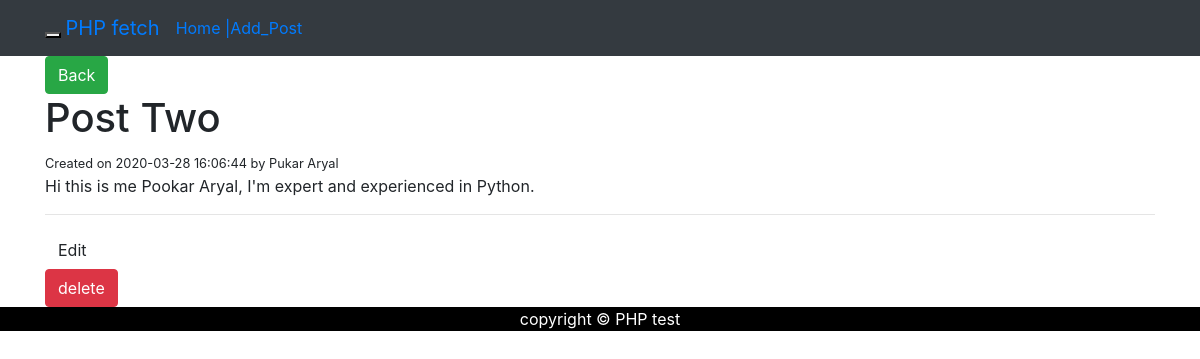
The page /post.php?id=103 on the database its author committed.
### tables this page shows
CREATE TABLE `posts` (
  `id` int(11) NOT NULL,
  `title` varchar(255) DEFAULT NULL,
  `body` varchar(255) DEFAULT NULL,
  `author` varchar(255) DEFAULT NULL,
  `created_at` timestamp NULL DEFAULT CURRENT_TIMESTAMP
);

### post.php (the view, shortened to what this page needs)
<?php
  require('config/db.php');
  $id = mysqli_real_escape_string($conn, $_GET['id']);
  $query = 'SELECT * FROM posts WHERE id = '.$id;
  $result = mysqli_query($conn, $query);
  $post = mysqli_fetch_assoc($result);
?>
<?php include('inc/header.php'); ?>
  <div class = "container">
    <a href="<?php echo ROOT_URL; ?>" class = "btn btn-success">Back</a>
    <h1><?php echo $post['title']; ?></h1>
      <small>Created on <?php echo $post['created_at']; ?> by <?php echo $post['author']; ?></small>
      <p><?php echo $post['body']; ?></p>
      <hr>
      <a href="<?php echo ROOT_URL; ?>editpost.php ? id=<?php echo $post['id']; ?>" class = "btn btn-default">Edit</a>
      <form class = "pull-right" method="POST" action = "<?php echo $_SERVER['PHP_SELF']; ?>">
      	<input type="submit" name="delete" value = "delete" class = "btn btn-danger ">
      </form>
  </div>
  <?php include('inc/footer.php'); ?>

### rows shown on the page
posts: title "Post Two", created_at "2020-03-28 16:06:44", author "Pukar Aryal", body "Hi this is me Pookar Aryal, I'm expert and experienced in Python."
